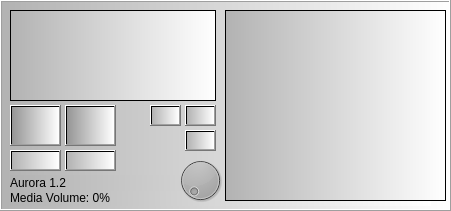
   <widget class="QFrame" name="frame_4">
    <property name="geometry">
     <rect>
      <x>360</x>
      <y>5</y>
      <width>451</width>
      <height>211</height>
     </rect>
    </property>
    <property name="styleSheet">
     <string notr="true">background-color: qlineargradient(spread:pad, x1:0, y1:0, x2:1, y2:0, stop:0 rgba(178, 178, 178, 255), stop:1 rgba(255, 255, 255, 255));</string>
    </property>
    <property name="frameShape">
     <enum>QFrame::Box</enum>
    </property>
    <property name="frameShadow">
     <enum>QFrame::Raised</enum>
    </property>
    <widget class="QTextBrowser" name="textBrowser_2">
     <property name="geometry">
      <rect>
       <x>10</x>
       <y>10</y>
       <width>206</width>
       <height>91</height>
      </rect>
     </property>
     <property name="html">
      <string>&lt;!DOCTYPE HTML PUBLIC &quot;-//W3C//DTD HTML 4.0//EN&quot; &quot;http://www.w3.org/TR/REC-html40/strict.dtd&quot;&gt;
&lt;html&gt;&lt;head&gt;&lt;meta name=&quot;qrichtext&quot; content=&quot;1&quot; /&gt;&lt;style type=&quot;text/css&quot;&gt;
p, li { white-space: pre-wrap; }
&lt;/style&gt;&lt;/head&gt;&lt;body style=&quot; font-family:'MS Shell Dlg 2'; font-size:8.25pt; font-weight:400; font-style:normal;&quot;&gt;
&lt;p style=&quot;-qt-paragraph-type:empty; margin-top:0px; margin-bottom:0px; margin-left:0px; margin-right:0px; -qt-block-indent:0; text-indent:0px;&quot;&gt;&lt;br /&gt;&lt;/p&gt;&lt;/body&gt;&lt;/html&gt;</string>
     </property>
    </widget>
    <widget class="QPushButton" name="pushButton_32">
     <property name="geometry">
      <rect>
       <x>185</x>
       <y>105</y>
       <width>31</width>
       <height>21</height>
      </rect>
     </property>
     <property name="text">
      <string/>
     </property>
     <property name="icon">
      <iconset>
       <normaloff>elements/icons/HeadPhones.png</normaloff>elements/icons/HeadPhones.png</iconset>
     </property>
    </widget>
    <widget class="QPushButton" name="pushButton_11">
     <property name="geometry">
      <rect>
       <x>10</x>
       <y>105</y>
       <width>51</width>
       <height>41</height>
      </rect>
     </property>
     <property name="styleSheet">
      <string notr="true">background-color: qlineargradient(spread:pad, x1:0, y1:0, x2:1, y2:0, stop:0 rgba(99, 99, 99, 255), stop:1 rgba(255, 255, 255, 255));
background-color: qlineargradient(spread:pad, x1:0, y1:0, x2:1, y2:0, stop:0 rgba(149, 149, 149, 255), stop:1 rgba(255, 255, 255, 255));</string>
     </property>
     <property name="text">
      <string/>
     </property>
     <property name="icon">
      <iconset>
       <normaloff>elements/icons/play.png</normaloff>elements/icons/play.png</iconset>
     </property>
     <property name="iconSize">
      <size>
       <width>32</width>
       <height>32</height>
      </size>
     </property>
    </widget>
    <widget class="QPushButton" name="pushButton_28">
     <property name="geometry">
      <rect>
       <x>65</x>
       <y>105</y>
       <width>51</width>
       <height>41</height>
      </rect>
     </property>
     <property name="styleSheet">
      <string notr="true">background-color: qlineargradient(spread:pad, x1:0, y1:0, x2:1, y2:0, stop:0 rgba(99, 99, 99, 255), stop:1 rgba(255, 255, 255, 255));
background-color: qlineargradient(spread:pad, x1:0, y1:0, x2:1, y2:0, stop:0 rgba(149, 149, 149, 255), stop:1 rgba(255, 255, 255, 255));</string>
     </property>
     <property name="text">
      <string/>
     </property>
     <property name="icon">
      <iconset>
       <normaloff>elements/icons/pause.png</normaloff>elements/icons/pause.png</iconset>
     </property>
     <property name="iconSize">
      <size>
       <width>28</width>
       <height>28</height>
      </size>
     </property>
    </widget>
    <widget class="QPushButton" name="pushButton_30">
     <property name="geometry">
      <rect>
       <x>150</x>
       <y>105</y>
       <width>31</width>
       <height>21</height>
      </rect>
     </property>
     <property name="text">
      <string/>
     </property>
     <property name="icon">
      <iconset>
       <normaloff>elements/icons/library_plus.png</normaloff>elements/icons/library_plus.png</iconset>
     </property>
     <property name="iconSize">
      <size>
       <width>16</width>
       <height>15</height>
      </size>
     </property>
    </widget>
    <widget class="QPushButton" name="pushButton_31">
     <property name="geometry">
      <rect>
       <x>10</x>
       <y>150</y>
       <width>51</width>
       <height>21</height>
      </rect>
     </property>
     <property name="text">
      <string/>
     </property>
     <property name="icon">
      <iconset>
       <normaloff>elements/icons/skip_left.png</normaloff>elements/icons/skip_left.png</iconset>
     </property>
     <property name="iconSize">
      <size>
       <width>18</width>
       <height>18</height>
      </size>
     </property>
    </widget>
    <widget class="QPushButton" name="pushButton_40">
     <property name="geometry">
      <rect>
       <x>65</x>
       <y>150</y>
       <width>51</width>
       <height>21</height>
      </rect>
     </property>
     <property name="text">
      <string/>
     </property>
     <property name="icon">
      <iconset>
       <normaloff>elements/icons/skip_right.png</normaloff>elements/icons/skip_right.png</iconset>
     </property>
     <property name="iconSize">
      <size>
       <width>18</width>
       <height>18</height>
      </size>
     </property>
    </widget>
    <widget class="QLabel" name="label_5">
     <property name="geometry">
      <rect>
       <x>10</x>
       <y>190</y>
       <width>421</width>
       <height>16</height>
      </rect>
     </property>
     <property name="styleSheet">
      <string notr="true"/>
     </property>
     <property name="text">
      <string>Media Volume: 0%</string>
     </property>
    </widget>
    <widget class="QLabel" name="label_10">
     <property name="geometry">
      <rect>
       <x>10</x>
       <y>175</y>
       <width>431</width>
       <height>16</height>
      </rect>
     </property>
     <property name="text">
      <string>Aurora 1.2</string>
     </property>
    </widget>
    <widget class="QListWidget" name="listWidget">
     <property name="geometry">
      <rect>
       <x>225</x>
       <y>10</y>
       <width>221</width>
       <height>191</height>
      </rect>
     </property>
    </widget>
    <widget class="QDial" name="dial">
     <property name="geometry">
      <rect>
       <x>175</x>
       <y>155</y>
       <width>51</width>
       <height>51</height>
      </rect>
     </property>
     <property name="maximum">
      <number>100</number>
     </property>
     <property name="value">
      <number>0</number>
     </property>
    </widget>
    <widget class="QPushButton" name="pushButton_59">
     <property name="geometry">
      <rect>
       <x>185</x>
       <y>130</y>
       <width>31</width>
       <height>21</height>
      </rect>
     </property>
     <property name="text">
      <string/>
     </property>
     <property name="icon">
      <iconset>
       <normaloff>elements/icons/shuffle.png</normaloff>elements/icons/shuffle.png</iconset>
     </property>
     <property name="iconSize">
      <size>
       <width>16</width>
       <height>15</height>
      </size>
     </property>
    </widget>
   </widget>
